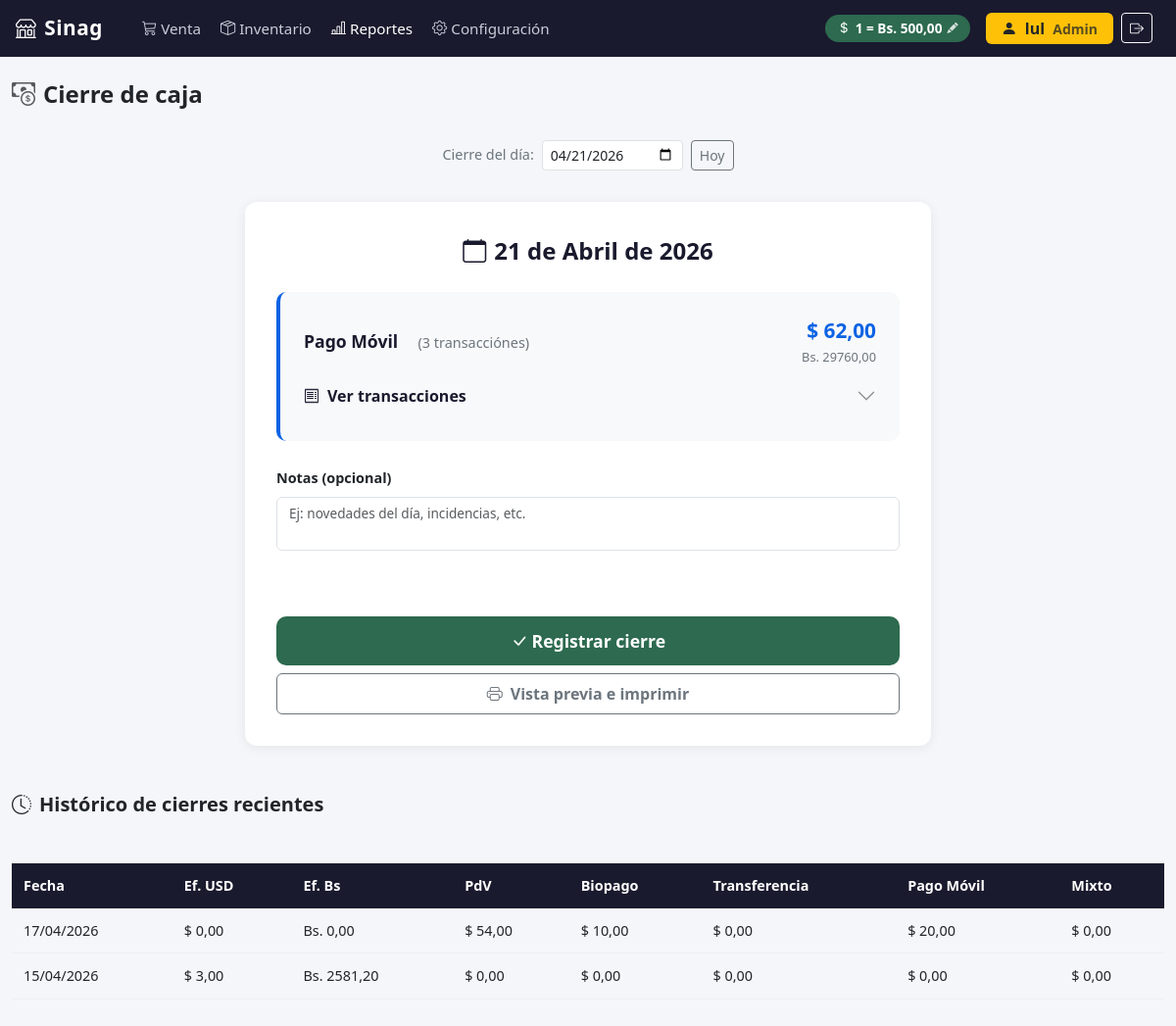
The page /reportes/cierre/ (signed in) on the database its author committed.
### configuracion/models.py (models this page shows, shortened)
class Empresa(models.Model):
    nombre = models.CharField(max_length=200)
    rif = models.CharField(max_length=20)
    telefono = models.CharField(max_length=20, blank=True)
    direccion = models.TextField(blank=True)
    logo = models.ImageField(upload_to='empresa/', blank=True, null=True)
    imprimir_ticket   = models.BooleanField(default=False)
    nombre_impresora  = models.CharField(max_length=200, blank=True, default='')
    class Meta:
        verbose_name = 'Empresa'

class Moneda(models.Model):
    tasa_cambio = models.DecimalField(max_digits=12, decimal_places=2)
    simbolo = models.CharField(max_length=5, default='Bs')
    ultima_actualizacion = models.DateTimeField(auto_now=True)
    class Meta:
        verbose_name = 'Moneda'
        verbose_name_plural = 'Moneda'

### reportes/models.py (models this page shows, shortened)
class CierreCaja(models.Model):
    fecha_cierre = models.DateTimeField(auto_now_add=True)
    fecha = models.DateField()  # Día del que se cierra
    efectivo_usd_esperado = models.DecimalField(max_digits=10, decimal_places=2, default=0)
    efectivo_bs_esperado = models.DecimalField(max_digits=14, decimal_places=2, default=0)
    efectivo_usd_real = models.DecimalField(max_digits=10, decimal_places=2)
    efectivo_bs_real = models.DecimalField(max_digits=14, decimal_places=2)
    diferencia_usd = models.DecimalField(max_digits=10, decimal_places=2, default=0)
    diferencia_bs = models.DecimalField(max_digits=14, decimal_places=2, default=0)
    punto_de_venta_total = models.DecimalField(max_digits=10, decimal_places=2, default=0)
    biopago_total = models.DecimalField(max_digits=10, decimal_places=2, default=0)
    transferencia_total = models.DecimalField(max_digits=10, decimal_places=2, default=0)
    pago_movil_total = models.DecimalField(max_digits=10, decimal_places=2, default=0)
    mixto_total = models.DecimalField(max_digits=10, decimal_places=2, default=0)
    notas = models.TextField(blank=True)
    class Meta:
        verbose_name = 'Cierre de caja'
        verbose_name_plural = 'Cierres de caja'
        ordering = ['-fecha_cierre']
        unique_together = [['fecha']]  # Solo un cierre por día

### reportes/views.py (the view)
# urls.py: path('cierre/', views.cierre_caja, name='cierre_caja'),
@solo_admin
def cierre_caja(request):
    fecha_str = request.GET.get('fecha', '')
    try:
        fecha = date.fromisoformat(fecha_str)
    except ValueError:
        fecha = timezone.localtime().date()
    ventas_dia = Venta.objects.filter(
        fecha__date=fecha,
        estado='COMPLETADA'
    ).prefetch_related('detalles__producto').order_by('-fecha')
    resumen_metodos = {}
    for codigo_metodo, nombre_metodo in Venta.METODO_PAGO:
        ventas_metodo = ventas_dia.filter(metodo_pago=codigo_metodo)
        total_usd = sum(float(v.total_usd) for v in ventas_metodo)
        total_bs = sum(float(v.total_bs) for v in ventas_metodo)
        resumen_metodos[codigo_metodo] = {
            'nombre': nombre_metodo,
            'codigo': codigo_metodo,
            'total_usd': total_usd,
            'total_bs': total_bs,
            'cantidad': ventas_metodo.count(),
            'ventas': list(ventas_metodo),
        }
    resumen_metodos_lista = list(resumen_metodos.values())
    total_general_usd = sum(m['total_usd'] for m in resumen_metodos_lista)
    total_general_bs  = sum(m['total_bs']  for m in resumen_metodos_lista)
    total_ventas      = sum(m['cantidad']  for m in resumen_metodos_lista)
    cierre_existente = CierreCaja.objects.filter(fecha=fecha).first()
    historico = CierreCaja.objects.order_by('-fecha')[:10]
    moneda = Moneda.objects.first()
    empresa = Empresa.objects.first()
    return render(request, 'reportes/cierre_caja.html', {
        'fecha': fecha,
        'resumen_metodos': resumen_metodos,
        'resumen_metodos_lista': resumen_metodos_lista,
        'total_general_usd': total_general_usd,
        'total_general_bs':  total_general_bs,
        'total_ventas':      total_ventas,
        'cierre_existente':  cierre_existente,
        'historico':         historico,
        'moneda':            moneda,
        'empresa':           empresa,
        'tasa':              moneda.tasa_cambio if moneda else None,
    })

### templates/reportes/cierre_caja.html (shortened to what this page needs)
{% extends "base.html" %}
{% block nav_reportes %}active{% endblock %}
{% block contenido %}
<div style="margin-bottom: 2rem;">
  <h4 class="fw-bold">
    <i class="bi bi-cash-coin me-2 text-muted"></i>Cierre de caja
  </h4>
</div>
<div style="text-align: center; margin-bottom: 2rem;">
  <form method="get" style="display: flex; justify-content: center; gap: .5rem; align-items: center;">
    <label style="font-size: .9rem; color: #6c757d;">Cierre del día:</label>
    <input type="date" name="fecha" value="{{ fecha|date:'Y-m-d' }}"
           class="form-control form-control-sm" style="width: auto; max-width: 180px;"
           onchange="this.form.submit()">
    <a href="{% url 'reportes:cierre_caja' %}" class="btn btn-sm btn-outline-secondary">Hoy</a>
  </form>
</div>
<div class="cierre-card" style="max-width: 700px;">
  <div class="cierre-titulo">
    <i class="bi bi-calendar me-2"></i>{{ fecha.day }} de {{ fecha|date:"F" }} de {{ fecha.year }}
  </div>
  {% for metodo in resumen_metodos_lista %}
    {% if metodo.cantidad > 0 %}
    <div class="metodo-contenedor {% if metodo.codigo == 'EFECTIVO_USD' %}metodo-efectivo-usd{% elif metodo.codigo == 'EFECTIVO_BS' %}metodo-efectivo-bs{% else %}metodo-digital{% endif %}">
      <div class="metodo-header">
        <div>
          <span class="metodo-nombre">{{ metodo.nombre }}</span>
          <span class="metodo-cantidad">({{ metodo.cantidad }} transacción{% if metodo.cantidad != 1 %}es{% endif %})</span>
        </div>
        <div style="text-align: right;">
          {% if metodo.codigo == 'EFECTIVO_BS' %}
            <span class="metodo-total">Bs. {{ metodo.total_bs|floatformat:2 }}</span>
          {% else %}
            <span class="metodo-total">$ {{ metodo.total_usd|floatformat:2 }}</span>
            <div style="font-size: .8rem; color: #6c757d; margin-top: 2px;">Bs. {{ metodo.total_bs|floatformat:2 }}</div>
          {% endif %}
        </div>
      </div>
      <div class="accordion mt-2" id="accordion-{{ metodo.codigo|lower }}">
        <div class="accordion-item border-0 bg-transparent">
          <h2 class="accordion-header">
            <button class="accordion-button collapsed" type="button"
                    data-bs-toggle="collapse"
                    data-bs-target="#collapse-{{ metodo.codigo|lower }}">
              <i class="bi bi-receipt me-2"></i>Ver transacciones
            </button>
          </h2>
        </div>
      </div>
    </div>
    {% endif %}
  {% empty %}
    <p class="text-center text-muted py-4">No hay ventas registradas para este día.</p>
  {% endfor %}
  <div style="margin-top: 1.5rem;">
    <label class="form-label" style="font-size: .9rem; font-weight: 600;">Notas (opcional)</label>
    <textarea id="cierre-notas" class="form-control" rows="2"
              placeholder="Ej: novedades del día, incidencias, etc."
              style="font-size: .85rem; resize: none;">{% if cierre_existente %}{{ cierre_existente.notas }}{% endif %}</textarea>
  </div>
  <div id="cierre-feedback" class="cierre-feedback text-danger"></div>
  <div class="d-flex flex-column gap-2 mt-3">
    <button class="btn-cierre" id="btn-guardar-cierre">
      <i class="bi bi-check-lg me-1"></i>Registrar cierre
    </button>
    <button type="button" id="btn-abrir-impresion"
            class="btn btn-outline-secondary w-100 fw-semibold py-2">
      <i class="bi bi-printer me-2"></i>Vista previa e imprimir
    </button>
  </div>
</div>
{% if historico %}
<div style="margin-top: 3rem;">
  <h5 class="fw-bold mb-3"><i class="bi bi-clock-history me-2"></i>Histórico de cierres recientes</h5>
  <div style="overflow-x: auto;">
    <table class="tabla-historico">
      <thead>
        <tr>
          <th>Fecha</th>
          <th>Ef. USD</th>
          <th>Ef. Bs</th>
          <th>PdV</th>
          <th>Biopago</th>
          <th>Transferencia</th>
          <th>Pago Móvil</th>
          <th>Mixto</th>
        </tr>
      </thead>
      <tbody>
        {% for c in historico %}
        <tr>
          <td>{{ c.fecha|date:"d/m/Y" }}</td>
          <td>$ {{ c.efectivo_usd_esperado|floatformat:2 }}</td>
          <td>Bs. {{ c.efectivo_bs_esperado|floatformat:2 }}</td>
          <td>$ {{ c.punto_de_venta_total|floatformat:2 }}</td>
          <td>$ {{ c.biopago_total|floatformat:2 }}</td>
          <td>$ {{ c.transferencia_total|floatformat:2 }}</td>
          <td>$ {{ c.pago_movil_total|floatformat:2 }}</td>
          <td>$ {{ c.mixto_total|floatformat:2 }}</td>
        </tr>
        {% endfor %}
      </tbody>
    </table>
  </div>
</div>
{% endif %}
{% endblock %}

### templates/base.html (shortened to what this page needs)
<!DOCTYPE html>
<html lang="es">
<head>
  <link href="https://cdn.jsdelivr.net/npm/bootstrap@5.3.3/dist/css/bootstrap.min.css" rel="stylesheet">
  <link href="https://cdn.jsdelivr.net/npm/bootstrap-icons@1.11.3/font/bootstrap-icons.min.css" rel="stylesheet">
</head>
<body>
  <nav class="navbar navbar-expand-lg navbar-pos px-3">
    <a class="navbar-brand" href="{% url 'pos:venta' %}">
      <i class="bi bi-shop me-2"></i>{{ empresa.nombre|default:"POS Core" }}
    </a>
    <div class="collapse navbar-collapse" id="navMenu">
      <ul class="navbar-nav me-auto ms-3 gap-1">
        <li class="nav-item">
          <a class="nav-link {% block nav_venta %}{% endblock %}" href="{% url 'pos:venta' %}">
            <i class="bi bi-cart3 me-1"></i>Venta
          </a>
        </li>
        {% if request.user.is_staff %}
        <li class="nav-item">
          <a class="nav-link {% block nav_inventario %}{% endblock %}" href="{% url 'inventario:index' %}">
            <i class="bi bi-box-seam me-1"></i>Inventario
          </a>
        </li>
        <li class="nav-item">
          <a class="nav-link {% block nav_reportes %}{% endblock %}" href="{% url 'reportes:index' %}">
            <i class="bi bi-bar-chart-line me-1"></i>Reportes
          </a>
        </li>
        <li class="nav-item">
          <a class="nav-link {% block nav_config %}{% endblock %}" href="{% url 'configuracion:index' %}">
            <i class="bi bi-gear me-1"></i>Configuración
          </a>
        </li>
        {% endif %}
      </ul>
      {% if request.user.is_staff %}
      <button
        class="tasa-badge me-3 {% if not tasa %}sin-tasa{% endif %}"
        id="btn-abrir-tasa"
        data-bs-toggle="modal"
        data-bs-target="#modalTasa"
        title="Clic para actualizar tasa BCV"
      >
        <i class="bi bi-currency-dollar"></i>
        <span id="tasa-navbar-texto">
          {% if tasa %}1 = Bs. {{ tasa }}{% else %}Sin tasa — clic para configurar{% endif %}
        </span>
        <i class="bi bi-pencil-fill"></i>
      </button>
      {% endif %}
      {% if request.user.is_authenticated %}
      <div class="d-flex align-items-center gap-2 me-2">
        <span class="badge {% if request.user.is_staff %}bg-warning text-dark{% else %}bg-secondary{% endif %} fs-6 px-3 py-2">
          <i class="bi bi-person-fill me-1"></i>
          {{ request.user.get_full_name|default:request.user.username }}
          {% if request.user.is_staff %}<span class="opacity-75 ms-1 small">Admin</span>{% endif %}
        </span>
        <form method="post" action="{% url 'logout' %}" class="d-inline m-0">
          <button type="submit" class="btn btn-outline-light btn-sm" title="Cerrar sesión">
            <i class="bi bi-box-arrow-right"></i>
          </button>
        </form>
      </div>
      {% endif %}
    </div>
  </nav>
  <div class="content-wrapper container-fluid">
    {% block contenido %}{% endblock %}
  </div>
</body>
</html>

### templates/base.html (style rules this page uses)
body { font-family: 'Segoe UI', system-ui, sans-serif; font-size: 1.05rem; background-color: #f4f6f9; }
.navbar-pos { background-color: #1a1a2e; min-height: 58px; }
.navbar-pos .navbar-brand { font-size: 1.3rem; font-weight: 700; color: #ffffff; letter-spacing: 0.5px; }
.navbar-pos .nav-link { color: #c8cdd8; font-size: 0.95rem; }
.navbar-pos .nav-link:hover, .navbar-pos .nav-link.active { color: #ffffff; }
.tasa-badge { background-color: #2d6a4f; color: #fff; font-size: 0.85rem; padding: 4px 12px; border-radius: 20px; font-weight: 600; cursor: pointer; border: none; transition: background-color 0.15s; display: flex; align-items: center; gap: 5px; }
.tasa-badge .bi-pencil-fill { font-size: 0.7rem; opacity: 0.8; }
.content-wrapper { padding-top: 1.5rem; padding-bottom: 2rem; }

### templates/reportes/cierre_caja.html (style rules this page uses)
.cierre-card { background: #fff; border-radius: 12px; padding: 2rem; box-shadow: 0 2px 12px rgba(0,0,0,0.07); margin: 0 auto; }
.cierre-titulo { font-size: 1.5rem; font-weight: 800; color: #1a1a2e; margin-bottom: 1.5rem; text-align: center; }
.metodo-contenedor { background: #f8f9fa; border-radius: 10px; padding: 1.5rem; margin-bottom: 1.5rem; border-left: 4px solid #dee2e6; }
.metodo-header { display: flex; justify-content: space-between; align-items: center; cursor: pointer; user-select: none; }
.metodo-nombre { font-size: 1.1rem; font-weight: 700; color: #1a1a2e; }
.metodo-total { font-size: 1.3rem; font-weight: 800; color: #2d6a4f; }
.metodo-cantidad { font-size: 0.9rem; color: #6c757d; margin-left: 1rem; }
.metodo-digital { border-left-color: #0c63e4; }
.metodo-digital .metodo-total { color: #0c63e4; }
.accordion-button { background: transparent; font-weight: 600; color: #1a1a2e; padding: 0.75rem 0; border: none; box-shadow: none !important; }
.accordion-button::after { opacity: 0.5; }
.cierre-feedback { font-size: 0.85rem; min-height: 1.2rem; margin-top: 1rem; text-align: center; }
.btn-cierre { width: 100%; padding: 0.75rem; font-size: 1.1rem; font-weight: 700; background-color: #2d6a4f; color: #fff; border: none; border-radius: 10px; margin-top: 1rem; transition: background-color 0.15s; }
.tabla-historico { width: 100%; font-size: 0.9rem; margin-top: 2rem; }
.tabla-historico thead th { background: #1a1a2e; color: #fff; font-weight: 600; padding: 0.75rem; text-align: left; border: none; }
.tabla-historico tbody td { padding: 0.75rem; border-bottom: 1px solid #f0f0f0; }

### rows shown on the page
Empresa: nombre "Sinag"
Moneda: tasa_cambio "500,00"
CierreCaja: fecha "17/04/2026", efectivo_usd_esperado "0,00", efectivo_bs_esperado "0,00", punto_de_venta_total "54,00", biopago_total "10,00", transferencia_total "0,00", pago_movil_total "20,00", mixto_total "0,00"
CierreCaja: fecha "15/04/2026", efectivo_usd_esperado "3,00", efectivo_bs_esperado "2581,20", punto_de_venta_total "0,00", biopago_total "0,00", transferencia_total "0,00", pago_movil_total "0,00", mixto_total "0,00"

### other values the page prints
{{ request.user.get_full_name|default:request.user.username }} "lul"
{{ fecha.day }} "21"
{{ fecha|date:"F" }} "Abril"
{{ fecha.year }} "2026"
{{ metodo.nombre }} "Pago Móvil"
{{ metodo.cantidad }} "3"
{{ metodo.total_usd|floatformat:2 }} "62,00"
{{ metodo.total_bs|floatformat:2 }} "29760,00"
